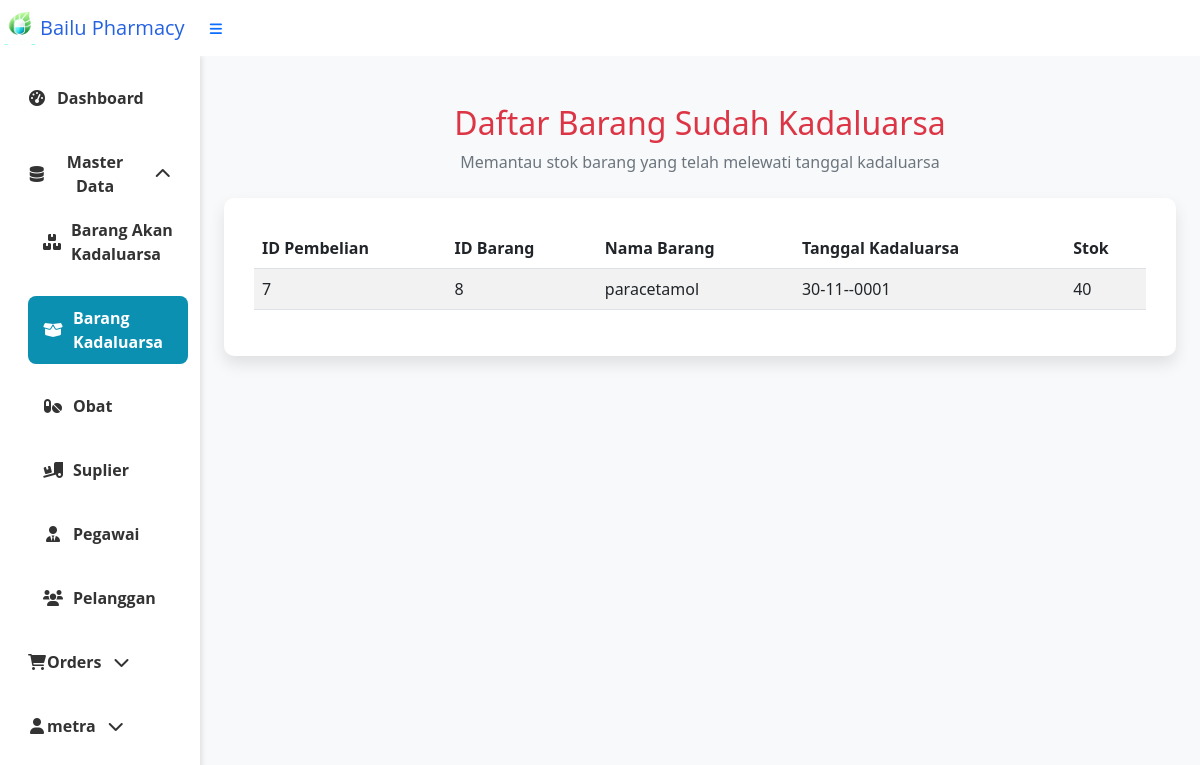
The page /index.php?page=barangkadarluarsa (signed in) on the database as committed earlier.
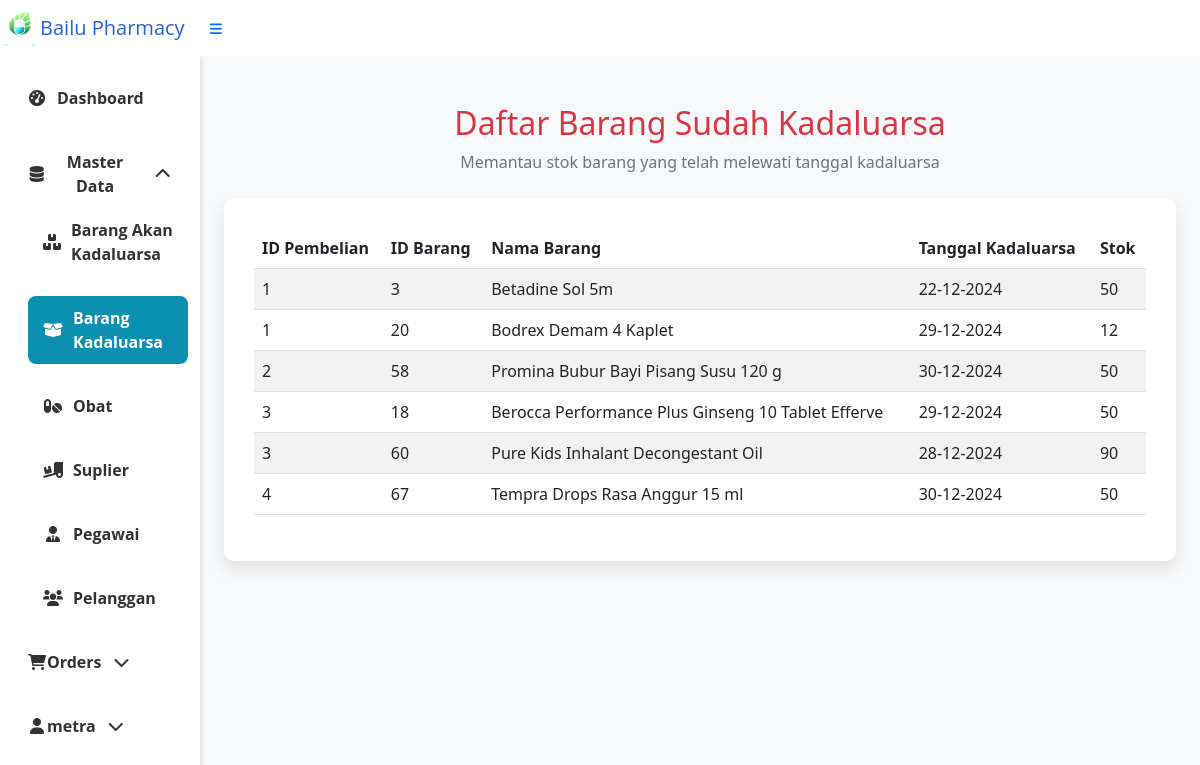
The same page on the database as committed later.
### tables this page shows
CREATE TABLE `tb_pembelian_detail` (
  `Id_obat` int(3) DEFAULT NULL,
  `Id_pembelian` int(5) DEFAULT NULL,
  `tanggal_kadarluarsa` date DEFAULT NULL,
  `jumlah_item` int(5) DEFAULT NULL,
  `harga_satuan` int(10) DEFAULT NULL,
  KEY `Id_obat` (`Id_obat`),
  KEY `Id_pembelian` (`Id_pembelian`),
  CONSTRAINT `tb_pembelian_detail_ibfk_1` FOREIGN KEY (`Id_obat`) REFERENCES `tb_obat` (`Id_Obat`),
  CONSTRAINT `tb_pembelian_detail_ibfk_2` FOREIGN KEY (`Id_pembelian`) REFERENCES `tb_pembelian` (`Id_pembelian`)
);

CREATE TABLE `tb_obat` (
  `Id_Obat` int(3) NOT NULL AUTO_INCREMENT,
  `Nama_Obat` varchar(50) NOT NULL,
  `Stok_obat` int(5) NOT NULL,
  `Harga_satuan` int(8) NOT NULL,
  `foto_obat` longblob NOT NULL,
  `Id_jenis` int(3) NOT NULL,
  PRIMARY KEY (`Id_Obat`),
  KEY `Id_jenis` (`Id_jenis`),
  CONSTRAINT `tb_obat_ibfk_1` FOREIGN KEY (`Id_jenis`) REFERENCES `tb_jenis_obat` (`Id_jenis`)
);

### barangkadarluarsa.php (the view, shortened to what this page needs)
<?php
$mysqli = new mysqli("localhost", "root", "", "apotek");
$query = "
    SELECT
        tb_pembelian_detail.`Id_pembelian`,
        tb_obat.`Id_Obat`,
        tb_obat.`Nama_Obat`,
        tb_pembelian_detail.`tanggal_kadarluarsa`,
        tb_pembelian_detail.`jumlah_item`
    FROM
        tb_pembelian_detail
    JOIN
        tb_obat
        ON tb_obat.`Id_Obat` = tb_pembelian_detail.`Id_obat`
    WHERE
        tb_pembelian_detail.`tanggal_kadarluarsa` <= CURDATE()
";
$result = $mysqli->query($query);
?>
<!DOCTYPE html>
<html lang="id">
<head>
    <link href="https://cdn.jsdelivr.net/npm/bootstrap@5.3.0/dist/css/bootstrap.min.css" rel="stylesheet">
</head>
<body>
    <div class="container my-5">
        <div class="mb-4">
            <h2 class="text-center text-danger">Daftar Barang Sudah Kadaluarsa</h2>
            <p class="text-center text-secondary">Memantau stok barang yang telah melewati tanggal kadaluarsa</p>
        </div>
        <div class="table-wrapper">
            <table class="table table-striped table-hover">
                <thead class="table-header">
                    <tr>
                        <th scope="col">ID Pembelian</th>
                        <th scope="col">ID Barang</th>
                        <th scope="col">Nama Barang</th>
                        <th scope="col">Tanggal Kadaluarsa</th>
                        <th scope="col">Stok</th>
                    </tr>
                </thead>
                <tbody>
                    <?php
                    if ($result->num_rows > 0) {
                        while ($row = $result->fetch_assoc()) {
                            echo "<tr>";
                            echo "<td>" . htmlspecialchars($row['Id_pembelian']) . "</td>";
                            echo "<td>" . htmlspecialchars($row['Id_Obat']) . "</td>";
                            echo "<td>" . htmlspecialchars($row['Nama_Obat']) . "</td>";
                            echo "<td>" . htmlspecialchars(date("d-m-Y", strtotime($row['tanggal_kadarluarsa']))) . "</td>";
                            echo "<td>" . htmlspecialchars($row['jumlah_item']) . "</td>";
                            echo "</tr>";
                        }
                    } else {
                        echo "<tr><td colspan='5' class='no-data'>Tidak ada data yang ditemukan.</td></tr>";
                    }
                    ?>
                </tbody>
            </table>
        </div>
    </div>
</body>
</html>

Rows that differ between the two databases and show on the page:
removed tb_pembelian_detail: Id_pembelian "7", Id_obat.Id_Obat "8", Id_obat.Nama_Obat "paracetamol", tanggal_kadarluarsa "30-11--0001", jumlah_item "40"
added tb_pembelian_detail: Id_pembelian "1", Id_obat.Id_Obat "3", Id_obat.Nama_Obat "Betadine Sol 5m", tanggal_kadarluarsa "22-12-2024", jumlah_item "50"
added tb_pembelian_detail: Id_pembelian "1", Id_obat.Id_Obat "20", Id_obat.Nama_Obat "Bodrex Demam 4 Kaplet", tanggal_kadarluarsa "29-12-2024", jumlah_item "12"
added tb_pembelian_detail: Id_pembelian "2", Id_obat.Id_Obat "58", Id_obat.Nama_Obat "Promina Bubur Bayi Pisang Susu 120 g", tanggal_kadarluarsa "30-12-2024", jumlah_item "50"
added tb_pembelian_detail: Id_pembelian "3", Id_obat.Id_Obat "18", Id_obat.Nama_Obat "Berocca Performance Plus Ginseng 10 Tablet Efferve", tanggal_kadarluarsa "29-12-2024", jumlah_item "50"
added tb_pembelian_detail: Id_pembelian "3", Id_obat.Id_Obat "60", Id_obat.Nama_Obat "Pure Kids Inhalant Decongestant Oil", tanggal_kadarluarsa "28-12-2024", jumlah_item "90"
added tb_pembelian_detail: Id_pembelian "4", Id_obat.Id_Obat "67", Id_obat.Nama_Obat "Tempra Drops Rasa Anggur 15 ml", tanggal_kadarluarsa "30-12-2024", jumlah_item "50"
